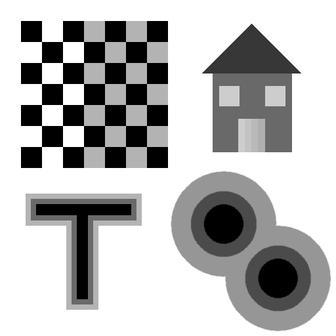
%> input picture 1η Εργαστηριακή Άσκηση/cv19_lab1_parts1_2_material/edgetest_19.png, 336 x 336 px, shrunk from 512 x 512 before the run; the run also reads 2 pictures not shown here
$ octave CV1.m   (GNU Octave 9; MATLAB toolbox functions it lacks are replaced by stand-ins)
%> lines starting %> are read from the running program, lines starting %| are printed output that depends on the picture; in (x1, y1, x2, y2) boxes, pixels count from 0 and x2, y2 are one past the last pixel; in counts of white or black regions, pixels touching at a corner belong together; the program's own positions count from 1
### 1η Εργαστηριακή Άσκηση/Κώδικας/EdgeDetect.m
%1.2 ХлпрпЯзуз БлгпсЯимщн бнЯчнехузт бкмюн
function D = EdgeDetect(I,sigma,theta,LaplacType)

%1.2.1
n = ceil(3*sigma)*2+1;
G = fspecial('gaussian',n,sigma);
LoG = fspecial('log',n,sigma);

%1.2.2
A=[0 1 0;1 0 1;0 1 0;];
B = strel(A);
Is = imfilter(I,G,'conv');
if LaplacType == 0
    L = imfilter(I,LoG,'conv');
else
    L = imdilate(Is,B) + imerode(Is,B) - 2.*Is;
end


%1.2.3
%a)
%X = (L>=0)
X=im2bw(L,0);


%b)
Y = imdilate(X,B)-imerode(X,B);

%1.2.4
[r,c]=size(Y);
D = zeros(r,c);
[Isx,Isy] = gradient(double(Is));
m = hypot(Isx,Isy);
const = theta*max(m(:));
for i=1:r
    for j=1:c
        if m(i,j)>const && Y(i,j) == 1
            D(i,j) = 1;
        end
    end
end
end

### 1η Εργαστηριακή Άσκηση/Κώδικας/CornerDetect.m
%2.1 БнЯчнехуз Гщнйюн
function coord = CornerDetect(I,sigma,r,k,theta)

%2.1.1
ns = ceil(3*sigma)*2+1;
nr = ceil(3*r)*2+1;
Gs = fspecial('gaussian',ns,sigma);
Gr = fspecial('gaussian',nr,r);
Is = imfilter(I,Gs,'conv');
[Isx,Isy] = gradient(double(Is));
J1 = imfilter(Isx.*Isx,Gr,'conv');
J2 = imfilter(Isx.*Isy,Gr,'conv');
J3 = imfilter(Isy.*Isy,Gr,'conv');


%2.1.2
lamdaplus = 1/2*(J1+J3+sqrt((J1-J3).^2+4.*(J2.^2)));
lamdaminus = 1/2*(J1+J3-sqrt((J1-J3).^2+4.*(J2.^2)));

% [12 lines of commented-out code are left out]
R = lamdaplus.*lamdaminus - k.*((lamdaminus+lamdaplus).^2);

figure(9);
subplot(1,1,1);
imshow(R);
title('R')

%saveas(gcf,'C:\Users\Ioanna\Documents\УЗММХ\јсбуз Хрплпгйуфюн\1з ЕсгбуфзсйбкЮ ўукзуз\R.png');

%У1
B_sq = strel('square',ns);
Cond1 = (R == imdilate(R,B_sq));

%У2

Cond2 = (R > theta*max(R(:)));

temp = Cond1 & Cond2;
[r,c] = size(temp);

k=1;

for i=1:r
    for j=1:c
        if temp(i,j) == 1
            coord(k,1) = j;
            coord(k,2) = i;
            coord(k,3) = sigma;
            k = k +1;
        end
    end
end

end

### 1η Εργαστηριακή Άσκηση/Κώδικας/MultiScaleCornerDetect.m
%2.2 РплхклймбкщфЮ БнЯчнехуз Гщнйюн
function res = MultiScaleCornerDetect(I,sigma,r,k,theta,s,N)

%2.2.1
sigmas = zeros(1,N);
rs = zeros(1,N);
%coords = zeros(size(I,1),size(I,2),N);

for i=1:N
    sigmas(i) = sigma*s^(i-1);
    rs(i) = r*s^(i-1);
    coord = CornerDetect(I,sigmas(i),rs(i),k,theta);
    [m,l] = size(coord);
    for x=1:m
        for y=1:l
            coords(x,y,i)=coord(x,y);
        end
    end
end


%2.2.2
for i=1:N
    n = ceil(3*sigmas(i))*2+1;
    Gs = fspecial('gaussian',n,sigmas(i));
    Is = imfilter(I,Gs,'conv');
    [Fx,Fy] = gradient(double(Is));
    [~,Lyy] = gradient(Fy);
    [Lxx,~] = gradient(Fx);
    LoGs(:,:,i) = abs(Lxx+Lyy).*(sigmas(i)^2);

end

l=1;
for i=1:size(coords,1)
        if coords(i,1,1) >0 && coords(i,2,1)>0
            if LoGs(coords(i,2,1),coords(i,1,1),1)> LoGs(coords(i,2,1),coords(i,1,1),2)
                res(l,1)=coords(i,1,1);
                res(l,2)=coords(i,2,1);
                res(l,3)=coords(i,3,1);
                l=l+1;
            end
        end
end

for k=2:N-1
    for i=1:size(coords,1)
        if coords(i,1,k)>0 && coords(i,2,k)>0
            if LoGs(coords(i,2,k),coords(i,1,k),k)> LoGs(coords(i,2,k),coords(i,1,k),k-1) && LoGs(coords(i,2,k),coords(i,1,k),k)> LoGs(coords(i,2,k),coords(i,1,k),k+1)
                res(l,1)=coords(i,1,k);
                res(l,2)=coords(i,2,k);
                res(l,3)=coords(i,3,k);
                l=l+1;
            end
        end
    end
end

for i=1:size(coords,1)
        if coords(i,1,N ) >0 && coords(i,2,N)>0
            if LoGs(coords(i,2,N),coords(i,1,N),N)> LoGs(coords(i,2,N),coords(i,1,N),N-1)
                res(l,1)=coords(i,1,N);
                res(l,2)=coords(i,2,N);
                res(l,3)=coords(i,3,N);
                l=l+1;
            end
        end
end
end

### 1η Εργαστηριακή Άσκηση/Κώδικας/BlobDetector.m
%2.3 БнЯчнехуз Blobs
%2.3.1
function blobs = BlobDetector(I,sigma,theta)

n = ceil(3*sigma)*2+1;
%Sunflower Image
G = fspecial('gaussian',n,sigma);
Is = imfilter(I,G,'conv');
[Isx,Isy] = gradient(double(Is));
[Isxx,~] = gradient(Isx);
[Isxy,Isyy] = gradient(Isy);
DetI = Isxx.*Isyy - Isxy.*Isxy;

% [8 lines of commented-out code are left out]
B_sq = strel('square',n);
Cond1 = (DetI == imdilate(DetI,B_sq));

%У2

Cond2 = (DetI > theta*max(DetI(:)));

temp = Cond1 & Cond2;
[r,c] = size(temp);

k=1;

for i=1:r
    for j=1:c
        if temp(i,j) == 1
            blobs(k,1) = j;
            blobs(k,2) = i;
            blobs(k,3) = sigma;
            k = k +1;
        end
    end
end
end

### 1η Εργαστηριακή Άσκηση/Κώδικας/MultiScaleBlobDetector.m
%2.4 РплхклймбкщфЮ БнЯчнехуз Blobs
%2.4.1
function res = MultiScaleBlobDetector(I,sigma,theta,s,N)
sigmas = zeros(1,N);
for i=1:N
    sigmas(i) = sigma*s^(i-1);
    coord = BlobDetector(I,sigmas(i),theta);
    [m,l] = size(coord);
    for x=1:m
        for y=1:l
            coords(x,y,i)=coord(x,y);
        end
    end
end


for i=1:N
    n = ceil(3*sigmas(i))*2+1;
    Gs = fspecial('gaussian',n,sigmas(i));
    Is = imfilter(I,Gs,'conv');
    [Fx,Fy] = gradient(double(Is));
    [~,Lyy] = gradient(Fy);
    [Lxx,~] = gradient(Fx);
    LoGs(:,:,i) = abs(Lxx+Lyy).*(sigmas(i)^2);

end

l=1;
for i=1:size(coords,1)
        if coords(i,1,1) >0 && coords(i,2,1)>0
            if LoGs(coords(i,2,1),coords(i,1,1),1)> LoGs(coords(i,2,1),coords(i,1,1),2)
                res(l,1)=coords(i,1,1);
                res(l,2)=coords(i,2,1);
                res(l,3)=coords(i,3,1);
                l=l+1;
            end
        end
end

for k=2:N-1
    for i=1:size(coords,1)
        if coords(i,1,k)>0 && coords(i,2,k)>0
            if LoGs(coords(i,2,k),coords(i,1,k),k)> LoGs(coords(i,2,k),coords(i,1,k),k-1) && LoGs(coords(i,2,k),coords(i,1,k),k)> LoGs(coords(i,2,k),coords(i,1,k),k+1)
                res(l,1)=coords(i,1,k);
                res(l,2)=coords(i,2,k);
                res(l,3)=coords(i,3,k);
                l=l+1;
            end
        end
    end
end

for i=1:size(coords,1)
        if coords(i,1,N ) >0 && coords(i,2,N)>0
            if LoGs(coords(i,2,N),coords(i,1,N),N)> LoGs(coords(i,2,N),coords(i,1,N),N-1)
                res(l,1)=coords(i,1,N);
                res(l,2)=coords(i,2,N);
                res(l,3)=coords(i,3,N);
                l=l+1;
            end
        end
end
end

### 1η Εργαστηριακή Άσκηση/Κώδικας/CV1.m
clc;
close all;
%%
%МЭспт 1п - БнЯчнехуз бкмюн уе гксЯжет ейкьнет

%1.1 ДзмйпхсгЯб ейкьнщн ейуьдпх
%Есюфзмб 1.1.1
I0 = imread('C:\Users\Ioanna\Documents\УЗММХ\У\јсбуз Хрплпгйуфюн\1з ЕсгбуфзсйбкЮ ўукзуз\cv19_lab1_parts1_2_material\edgetest_19.png');
%> I0 is the input picture: size 336x336x3 uint8; min 0, max 255, mean 184.8
figure(1);
subplot(1,1,1);
imshow(I0);
title('EdgeTest');

%Есюфзмб 1.1.2

ID=im2double(I0);
Imax = max(ID(:));
%> Imax = 1
Imin = min(ID(:));
%> Imin = 0

%i) PSNR = 20 dB
PSNR=20;
sn = (Imax-Imin)/(10^(PSNR/20));
%> sn = 0.1
I20 = imnoise(I0,'gaussian',0,double(sn));
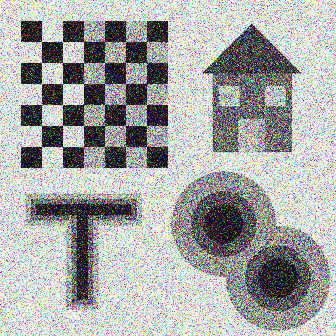
%> I20: size 336x336x3 uint8; mean R, G, B 170.5, 170.6, 170.7
figure(2);
subplot(1,1,1);
imshow(I20);
title('EdgeTest with PSNR=20dB');

%saveas(gcf,'C:\Users\Ioanna\Documents\УЗММХ\јсбуз Хрплпгйуфюн\1з ЕсгбуфзсйбкЮ ўукзуз\I20dB.png');

%ii) PSNR = 10 dB
PSNR=10;
sn = (Imax-Imin)/(10^(PSNR/20));
%> sn = 0.316
I10 = imnoise(I0,'gaussian',0,double(sn));
figure(3);
subplot(1,1,1);
imshow(I10);
title('EdgeTest with PSNR=10dB');
%saveas(gcf,'C:\Users\Ioanna\Documents\УЗММХ\јсбуз Хрплпгйуфюн\1з ЕсгбуфзсйбкЮ ўукзуз\I10dB.png');


%1.2 ХлпрпЯзуз БлгпсЯимщн бнЯчнехузт бкмюн
D1 = EdgeDetect(I20,1.5,0.3,0);
%> in EdgeDetect, `X=im2bw(L,0);`:
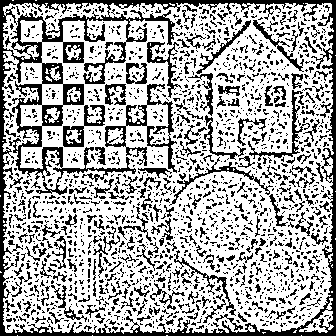
%> X: size 336x336 logical; 67.2% white; 1862 black regions (1609 under 20 px), largest, box (x1, y1, x2, y2) and area: (0, 0, 336, 336) 12651, (105, 84, 177, 173) 1252, (63, 105, 105, 147) 546
%> in EdgeDetect, `Y = imdilate(X,B)-imerode(X,B);`: Y: size 336x336 double; values 0 (black) and 1 (white), 54.1% white; 1689 black regions (1507 under 20 px), largest, box (x1, y1, x2, y2) and area: (0, 0, 336, 336) 12203, (203, 23, 302, 154) 4336, (11, 173, 147, 317) 3406
%> in EdgeDetect, `const = theta*max(m(:));`: const = 17.12
%> after the loop in EdgeDetect, `for i=1:r`: D: size 336x336 double; values 0 (black) and 1 (white), 6.6% white in thin lines or dots
figure(4);
subplot(1,2,1);
imshow(D1);
title(' Linear Edge Detection- PSNR = 20dB');

D2 = EdgeDetect(I20,1.5,0.3,1);
%> in EdgeDetect (call 2), `X=im2bw(L,0);`: X: size 336x336 logical; 21.8% white; 173 white regions (162 under 20 px), largest, box (x1, y1, x2, y2) and area: (21, 21, 168, 168) 9564, (204, 25, 299, 152) 5262, (31, 196, 137, 306) 2975
%> in EdgeDetect (call 2), `Y = imdilate(X,B)-imerode(X,B);`: Y: size 336x336 double; values 0 (black) and 1 (white), 18.2% white in thin lines or dots
%> after the loop in EdgeDetect (call 2), `for i=1:r`: D: size 336x336 double; values 0 (black) and 1 (white), 5.8% white in thin lines or dots
subplot(1,2,2);
imshow(D2);
title(' Non Linear Edge Detection - PSNR = 20dB');

%saveas(gcf,'C:\Users\Ioanna\Documents\УЗММХ\У\јсбуз Хрплпгйуфюн\1з ЕсгбуфзсйбкЮ ўукзуз\EdgeDetect-20dB.png');


D3 = EdgeDetect(I10,3.5,0.2,0);
%> in EdgeDetect (call 3), `X=im2bw(L,0);`: X: size 336x336 logical; 30.8% white; 326 white regions (141 under 20 px), largest, box (x1, y1, x2, y2) and area: (202, 22, 302, 155) 4528, (62, 62, 129, 169) 2492, (171, 190, 327, 329) 2037
%> in EdgeDetect (call 3), `Y = imdilate(X,B)-imerode(X,B);`: Y: size 336x336 double; values 0 (black) and 1 (white), 21.3% white in thin lines or dots
%> after the loop in EdgeDetect (call 3), `for i=1:r`: D: size 336x336 double; values 0 (black) and 1 (white), 7% white in thin lines or dots
figure(5);
subplot(1,2,1);
imshow(D3);
title(' Linear Edge Detection- PSNR = 10dB');

D4 = EdgeDetect(I10,3,0.2,1);
%> call 4 of EdgeDetect, with sigma = 3, theta = 0.2, LaplacType = 1
%> in EdgeDetect (call 4), `X=im2bw(L,0);`: X: size 336x336 logical; 18.3% white; 169 white regions (157 under 20 px), largest, box (x1, y1, x2, y2) and area: (21, 21, 168, 168) 6536, (207, 27, 297, 151) 3330, (31, 198, 136, 304) 2525
%> in EdgeDetect (call 4), `Y = imdilate(X,B)-imerode(X,B);`: Y: size 336x336 double; values 0 (black) and 1 (white), 17.3% white in thin lines or dots
%> in EdgeDetect (call 4), `m = hypot(Isx,Isy);`:
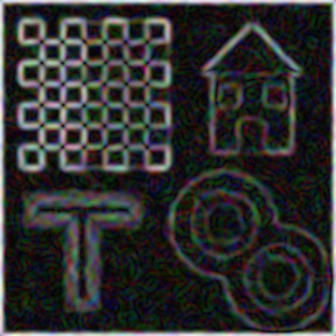
%> m: size 336x336x3 double; mean R, G, B 5.5, 5.5, 5.5; drawn with min black and max white
%> in EdgeDetect (call 4), `const = theta*max(m(:));`: const = 5.8
%> after the loop in EdgeDetect (call 4), `for i=1:r`: D: size 336x336 double; values 0 (black) and 1 (white), 8.9% white in thin lines or dots
subplot(1,2,2);
imshow(D4);
title(' Non Linear Edge Detection - PSNR = 10dB');

%saveas(gcf,'C:\Users\Ioanna\Documents\УЗММХ\У\јсбуз Хрплпгйуфюн\1з ЕсгбуфзсйбкЮ ўукзуз\EdgeDetect-10dB.png');

%1.3 Бойпльгзуз фщн брпфелеумЬфщн бнЯчнехузт бкмюн

%1.3.1
A=[0 1 0;1 1 1;0 1 0;];
B = strel(A);
M = imdilate(I0,B)-imerode(I0,B);
T = im2bw(M,0.1);
%> T: size 336x336 logical; 10.6% white in thin lines or dots, all inside (x1, y1, x2, y2) = (20, 20, 332, 332)
figure(6);
imshow(T);
title('Edge Detection on the original image I0');

%saveas(gcf,'C:\Users\Ioanna\Documents\УЗММХ\јсбуз Хрплпгйуфюн\1з ЕсгбуфзсйбкЮ ўукзуз\EdgeDetect-I0.png');

%1.3.2
Intersection = D1&T;
%> Intersection: size 336x336 logical; 5.5% white in thin lines or dots, all inside (x1, y1, x2, y2) = (20, 20, 331, 332)
prtd1 = sum(Intersection(:))/sum(D1(:));
%> prtd1 = 0.835
prdt1 = sum(Intersection(:))/sum(T(:));
%> prdt1 = 0.517
C20_linear = (prtd1 + prdt1)/2;
%> C20_linear = 0.676

Intersection = D2&T;
%> Intersection: size 336x336 logical; 5% white in thin lines or dots, all inside (x1, y1, x2, y2) = (20, 20, 312, 312)
prtd2 = sum(Intersection(:))/sum(D2(:));
%> prtd2 = 0.872
prdt2 = sum(Intersection(:))/sum(T(:));
%> prdt2 = 0.476
C20_nonlinear = (prtd2 + prdt2)/2;
%> C20_nonlinear = 0.674

Intersection = D3&T;
%> Intersection: size 336x336 logical; 4.6% white in thin lines or dots, all inside (x1, y1, x2, y2) = (20, 20, 330, 330)
prtd1 = sum(Intersection(:))/sum(D3(:));
%> prtd1 = 0.654
prdt1 = sum(Intersection(:))/sum(T(:));
%> prdt1 = 0.431
C10_linear = (prtd1 + prdt1)/2;
%> C10_linear = 0.542

Intersection = D4&T;
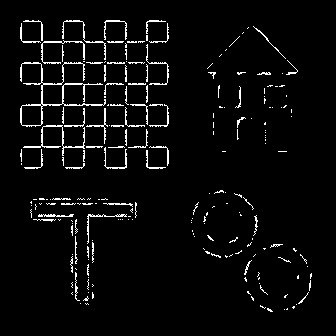
%> Intersection: size 336x336 logical; 4% white in thin lines or dots, all inside (x1, y1, x2, y2) = (20, 20, 312, 312)
prtd2 = sum(Intersection(:))/sum(D4(:));
%> prtd2 = 0.447
prdt2 = sum(Intersection(:))/sum(T(:));
%> prdt2 = 0.375
C10_nonlinear = (prtd2 + prdt2)/2;
%> C10_nonlinear = 0.411

%1.3.3


%1.4 ЕцбсмпгЮ фщн блгпсЯимщн бнЯчнехузт бкмюн уе рсбгмбфйкЭт ейкьнет

%1.4.1
V = imread('C:\Users\Ioanna\Documents\УЗММХ\У\јсбуз Хрплпгйуфюн\1з ЕсгбуфзсйбкЮ ўукзуз\cv19_lab1_parts1_2_material\venice_edges.png');
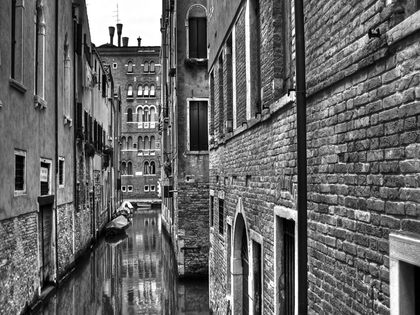
%> input picture 1η Εργαστηριακή Άσκηση/cv19_lab1_parts1_2_material/venice_edges.png, 420 x 315 px, shrunk from 640 x 480 before the run
%> V is the input picture: size 315x420 uint8; min 0, max 255, mean 103.3
D3 = EdgeDetect(V,2,0.17,0);
%> call 5 of EdgeDetect, with sigma = 2, theta = 0.17, LaplacType = 0
%> in EdgeDetect (call 5), `X=im2bw(L,0);`: X: size 315x420 logical; 44.6% white; 295 white regions (152 under 20 px), largest, box (x1, y1, x2, y2) and area: (0, 0, 176, 315) 11947, (225, 0, 420, 315) 10409, (156, 201, 213, 315) 2470
%> in EdgeDetect (call 5), `Y = imdilate(X,B)-imerode(X,B);`: Y: size 315x420 double; values 0 (black) and 1 (white), 40.6% white in thin lines or dots
%> in EdgeDetect (call 5), `m = hypot(Isx,Isy);`:
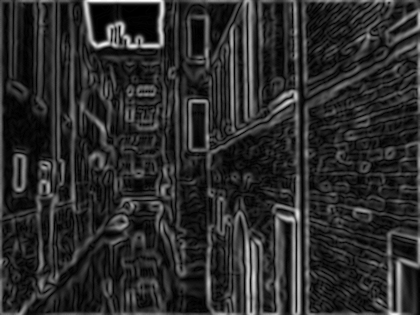
%> m: size 315x420 double; min 0, max 45.01, mean 7.8; drawn with min black and max white
%> in EdgeDetect (call 5), `const = theta*max(m(:));`: const = 7.65
%> after the loop in EdgeDetect (call 5), `for i=1:r`: D: size 315x420 double; values 0 (black) and 1 (white), 19.1% white in thin lines or dots
figure(7);
subplot(2,1,1);
imshow(D3);
title('Linear Edge Detection On venice edges.png');

D4 = EdgeDetect(V,2,0.17,1);
%> call 6 of EdgeDetect, with sigma = 2, theta = 0.17, LaplacType = 1
%> in EdgeDetect (call 6), `L = imdilate(Is,B) + imerode(Is,B) - 2.*Is;`:
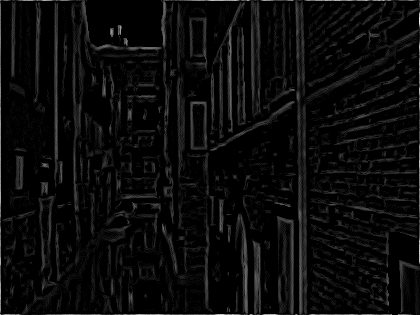
%> L: size 315x420 uint8; min 0, max 32, mean 1.4; drawn with min black and max white
subplot(2,1,2);
imshow(D4);
title('Non Linear Edge Detection On venice edges.png');

%saveas(gcf,'C:\Users\Ioanna\Documents\УЗММХ\јсбуз Хрплпгйуфюн\1з ЕсгбуфзсйбкЮ ўукзуз\EdgeDetect-on venice.png');

%%
%MЭспт 2п - БнЯчнехуз узмеЯщн ендйбцЭспнфпт

S = imread('C:\Users\Ioanna\Documents\УЗММХ\У\јсбуз Хрплпгйуфюн\1з ЕсгбуфзсйбкЮ ўукзуз\cv19_lab1_parts1_2_material\sunflowers19.png');
B = imread('C:\Users\Ioanna\Documents\УЗММХ\У\јсбуз Хрплпгйуфюн\1з ЕсгбуфзсйбкЮ ўукзуз\cv19_lab1_parts1_2_material\balloons19.png');

%2.1- БнЯчнехуз Гщнйюн

coord = CornerDetect(S(:,:,1),2,2.5,0.05,0.005);
%> after the loop in CornerDetect, `for i=1:r`: coord = 113 rows, first 12: [3 3 2; 313 3 2; 15 48 2; 4 52 2; 276 75 2; 86 78 2; 312 80 2; 4 105 2; 313 113 2; 3 119 2; 313 133 2; 3 134 2]; k = 114
figure(10);
subplot(1,2,1);
interest_points_visualization(S,coord);
%> (this line was passed over: interest_points_visualization is not available in this run)
title('Corner Detection On sunflowers19.png');

coord = CornerDetect(B(:,:,1),2,2.5,0.05,0.005);
%> after the loop in CornerDetect (call 2), `for i=1:r`: coord = 81 rows, first 12: [3 3 2; 113 4 2; 311 5 2; 302 6 2; 311 17 2; 239 33 2; 298 38 2; 230 45 2; 133 49 2; 159 56 2; 150 77 2; 138 78 2]; k = 82
figure(10);
subplot(1,2,2);
interest_points_visualization(B,coord);
%> (this line was passed over: interest_points_visualization is not available in this run)
title('Corner Detection On balloons19.png');


%2.2 - РплхклймбкщфЮ бнЯчнехуз гщнйюн
res = MultiScaleCornerDetect(S(:,:,1),2,2.5,0.05,0.005,1.5,4);
%> after the loop in MultiScaleCornerDetect, `for i=1:N`: rs = [2.5 3.75 5.62 8.44]; sigmas = [2 3 4.5 6.75]
%> the loop in MultiScaleCornerDetect, `for i=1:N` made 4 passes
%> n on passes 1 to 4: 13, 19, 29, 43
%> the loop in MultiScaleCornerDetect, `for i=1:size(coords,1)` made 113 passes
%> after the loop in MultiScaleCornerDetect, `for i=1:size(coords,1)`: l = 65; res = 64 rows, first 12: [3 3 2; 276 75 2; 3 119 2; 313 133 2; 284 139 2; 99 141 2; 310 145 2; 259 146 2; 7 147 2; 224 147 2; 247 147 2; 70 148 2]
%> after the loop in MultiScaleCornerDetect, `for k=2:N-1`: l = 111; res = 110 rows, first 12: [3 3 2; 276 75 2; 3 119 2; 313 133 2; 284 139 2; 99 141 2; 310 145 2; 259 146 2; 7 147 2; 224 147 2; 247 147 2; 70 148 2]
%> after the loop in MultiScaleCornerDetect, `for i=1:size(coords,1)`: res = 121 rows, first 12: [3 3 2; 276 75 2; 3 119 2; 313 133 2; 284 139 2; 99 141 2; 310 145 2; 259 146 2; 7 147 2; 224 147 2; 247 147 2; 70 148 2]
figure(11);
subplot(1,2,1);
interest_points_visualization(S,res);
%> (this line was passed over: interest_points_visualization is not available in this run)
title('Multiscale Corner Detection On sunflowers19.png');

res= MultiScaleCornerDetect(B(:,:,1),2,1.5,0.05,0.005,1.5,4);
%> the loop in MultiScaleCornerDetect (call 2), `for i=1:N` made 4 passes
%> the loop in MultiScaleCornerDetect (call 2), `for i=1:size(coords,1)` made 90 passes
%> after the loop in MultiScaleCornerDetect (call 2), `for i=1:size(coords,1)`: l = 40; res = 39 rows, first 12: [282 2 2; 3 3 2; 113 3 2; 313 3 2; 149 77 2; 139 78 2; 110 97 2; 297 105 2; 20 118 2; 294 121 2; 294 134 2; 270 139 2]
%> after the loop in MultiScaleCornerDetect (call 2), `for k=2:N-1`: l = 68; res = 67 rows, first 12: [282 2 2; 3 3 2; 113 3 2; 313 3 2; 149 77 2; 139 78 2; 110 97 2; 297 105 2; 20 118 2; 294 121 2; 294 134 2; 270 139 2]
%> after the loop in MultiScaleCornerDetect (call 2), `for i=1:size(coords,1)`: res = 80 rows, first 12: [282 2 2; 3 3 2; 113 3 2; 313 3 2; 149 77 2; 139 78 2; 110 97 2; 297 105 2; 20 118 2; 294 121 2; 294 134 2; 270 139 2]
figure(11);
subplot(1,2,2);
interest_points_visualization(B,res);
%> (this line was passed over: interest_points_visualization is not available in this run)
title('Multiscale Corner Detection On balloons19.png');

%saveas(gcf,'C:\Users\Ioanna\Documents\УЗММХ\јсбуз Хрплпгйуфюн\1з ЕсгбуфзсйбкЮ ўукзуз\MultiscaleCornerDetect.png');

%2.3 БнЯчнехуз Blobs
%2.3.1

%Sunflower Image

blobs1 = BlobDetector(S(:,:,1),2.5,0.1);
%> after the loop in BlobDetector, `for i=1:r`: blobs = 118 rows, first 12: [3 4 2.5; 313 4 2.5; 4 54 2.5; 280 71 2.5; 312 78 2.5; 313 112 2.5; 251 117 2.5; 4 118 2.5; 278 119 2.5; 192 121 2.5; 193 121 2.5; 235 121 2.5]; k = 119
%> blobs1 has the same summary as blobs in BlobDetector
figure(12);
subplot(1,2,1);
interest_points_visualization(S,blobs1);
%> (this line was passed over: interest_points_visualization is not available in this run)
title('Blob Detection sunflowers19.png');

%Balloons Image
blobs2 = BlobDetector(B(:,:,1),6,0.2);
%> after the loop in BlobDetector (call 2), `for i=1:r`: blobs = 60 rows, first 12: [302 7 6; 233 37 6; 142 46 6; 146 46 6; 142 47 6; 153 51 6; 46 82 6; 39 83 6; 77 86 6; 40 87 6; 79 92 6; 81 94 6]; k = 61
%> blobs2 has the same summary as blobs in BlobDetector
figure(12);
subplot(1,2,2);
interest_points_visualization(B,blobs2);
%> (this line was passed over: interest_points_visualization is not available in this run)
title('Blob Detection On balloons19.png');

%2.4 РплхклймбкщфЮ бнЯчнехуз Blobs
%2.4.1
%Sunflower image
multiblobs1 = MultiScaleBlobDetector(S(:,:,1),2,0.4,1.5,4);
%> the loop in MultiScaleBlobDetector, `for i=1:N` made 4 passes
%> the loop in MultiScaleBlobDetector, `for i=1:size(coords,1)` made 42 passes
%> after the loop in MultiScaleBlobDetector, `for i=1:size(coords,1)`: res = 30 rows, first 12: [294 137 2; 284 138 2; 98 140 2; 301 145 2; 311 145 2; 259 147 2; 225 148 2; 194 149 2; 204 152 2; 110 154 2; 155 156 2; 275 157 2]
%> after the loop in MultiScaleBlobDetector, `for k=2:N-1`: l = 69; res = 68 rows, first 12: [294 137 2; 284 138 2; 98 140 2; 301 145 2; 311 145 2; 259 147 2; 225 148 2; 194 149 2; 204 152 2; 110 154 2; 155 156 2; 275 157 2]
%> after the loop in MultiScaleBlobDetector, `for i=1:size(coords,1)`: res = 101 rows, first 12: [294 137 2; 284 138 2; 98 140 2; 301 145 2; 311 145 2; 259 147 2; 225 148 2; 194 149 2; 204 152 2; 110 154 2; 155 156 2; 275 157 2]
%> multiblobs1 has the same summary as res in MultiScaleBlobDetector
figure(13);
subplot(1,2,1);
%> (the run ends here)
